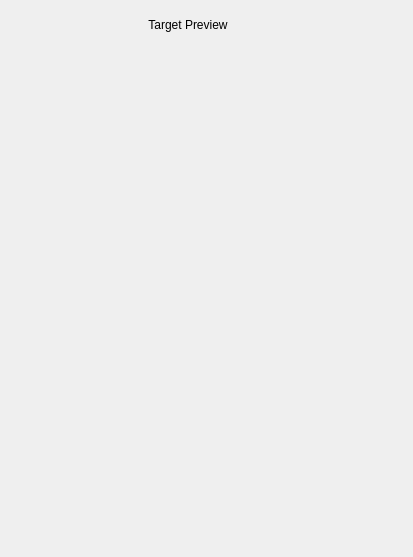
<?xml version="1.0" encoding="UTF-8"?>
<ui version="4.0">
 <class>LiveViewTarget</class>
 <widget class="QWidget" name="LiveViewTarget">
  <property name="geometry">
   <rect>
    <x>0</x>
    <y>0</y>
    <width>413</width>
    <height>557</height>
   </rect>
  </property>
  <property name="windowTitle">
   <string>Form</string>
  </property>
  <layout class="QVBoxLayout" name="verticalLayout">
   <property name="spacing">
    <number>0</number>
   </property>
   <property name="leftMargin">
    <number>0</number>
   </property>
   <property name="topMargin">
    <number>0</number>
   </property>
   <property name="rightMargin">
    <number>0</number>
   </property>
   <property name="bottomMargin">
    <number>0</number>
   </property>
   <item>
    <widget class="QWidget" name="widgetTitle" native="true">
     <property name="minimumSize">
      <size>
       <width>0</width>
       <height>50</height>
      </size>
     </property>
     <layout class="QHBoxLayout" name="horizontalLayout">
      <property name="rightMargin">
       <number>20</number>
      </property>
      <item>
       <widget class="NormalLabel" name="label_title">
        <property name="maximumSize">
         <size>
          <width>16777215</width>
          <height>30</height>
         </size>
        </property>
        <property name="styleSheet">
         <string notr="true">font: 750 14pt;</string>
        </property>
        <property name="text">
         <string>Target Preview</string>
        </property>
        <property name="alignment">
         <set>Qt::AlignCenter</set>
        </property>
       </widget>
      </item>
      <item>
       <widget class="MyToolButton" name="toolButtonSettings">
        <property name="minimumSize">
         <size>
          <width>20</width>
          <height>20</height>
         </size>
        </property>
        <property name="maximumSize">
         <size>
          <width>20</width>
          <height>20</height>
         </size>
        </property>
        <property name="styleSheet">
         <string notr="true">QToolButton
{
	border: 0px;
	background-color: transparent;
	border-image: url(:/liveview_occupancy/liveview_occupancy/setting_white.png);
}
QToolButton:hover
{
	border-image: url(:/liveview_occupancy/liveview_occupancy/setting_blue.png);
}
QToolButton:pressed
{
	border-image: url(:/liveview_occupancy/liveview_occupancy/setting_white.png);
}</string>
        </property>
        <property name="text">
         <string/>
        </property>
       </widget>
      </item>
     </layout>
    </widget>
   </item>
   <item>
    <widget class="LiveViewTargetItem" name="widget_item0" native="true">
     <property name="sizePolicy">
      <sizepolicy hsizetype="Preferred" vsizetype="Expanding">
       <horstretch>0</horstretch>
       <verstretch>0</verstretch>
      </sizepolicy>
     </property>
    </widget>
   </item>
   <item>
    <widget class="LiveViewTargetItem" name="widget_item1" native="true">
     <property name="sizePolicy">
      <sizepolicy hsizetype="Preferred" vsizetype="Expanding">
       <horstretch>0</horstretch>
       <verstretch>0</verstretch>
      </sizepolicy>
     </property>
    </widget>
   </item>
   <item>
    <widget class="LiveViewTargetItem" name="widget_item2" native="true">
     <property name="sizePolicy">
      <sizepolicy hsizetype="Preferred" vsizetype="Expanding">
       <horstretch>0</horstretch>
       <verstretch>0</verstretch>
      </sizepolicy>
     </property>
    </widget>
   </item>
   <item>
    <widget class="LiveViewTargetItem" name="widget_item3" native="true">
     <property name="sizePolicy">
      <sizepolicy hsizetype="Preferred" vsizetype="Expanding">
       <horstretch>0</horstretch>
       <verstretch>0</verstretch>
      </sizepolicy>
     </property>
    </widget>
   </item>
  </layout>
 </widget>
 <customwidgets>
  <customwidget>
   <class>NormalLabel</class>
   <extends>QLabel</extends>
   <header>normallabel.h</header>
  </customwidget>
  <customwidget>
   <class>MyToolButton</class>
   <extends>QToolButton</extends>
   <header>mytoolbutton.h</header>
  </customwidget>
  <customwidget>
   <class>LiveViewTargetItem</class>
   <extends>QWidget</extends>
   <header>LiveViewTargetItem.h</header>
   <container>1</container>
  </customwidget>
 </customwidgets>
 <resources/>
 <connections/>
</ui>
